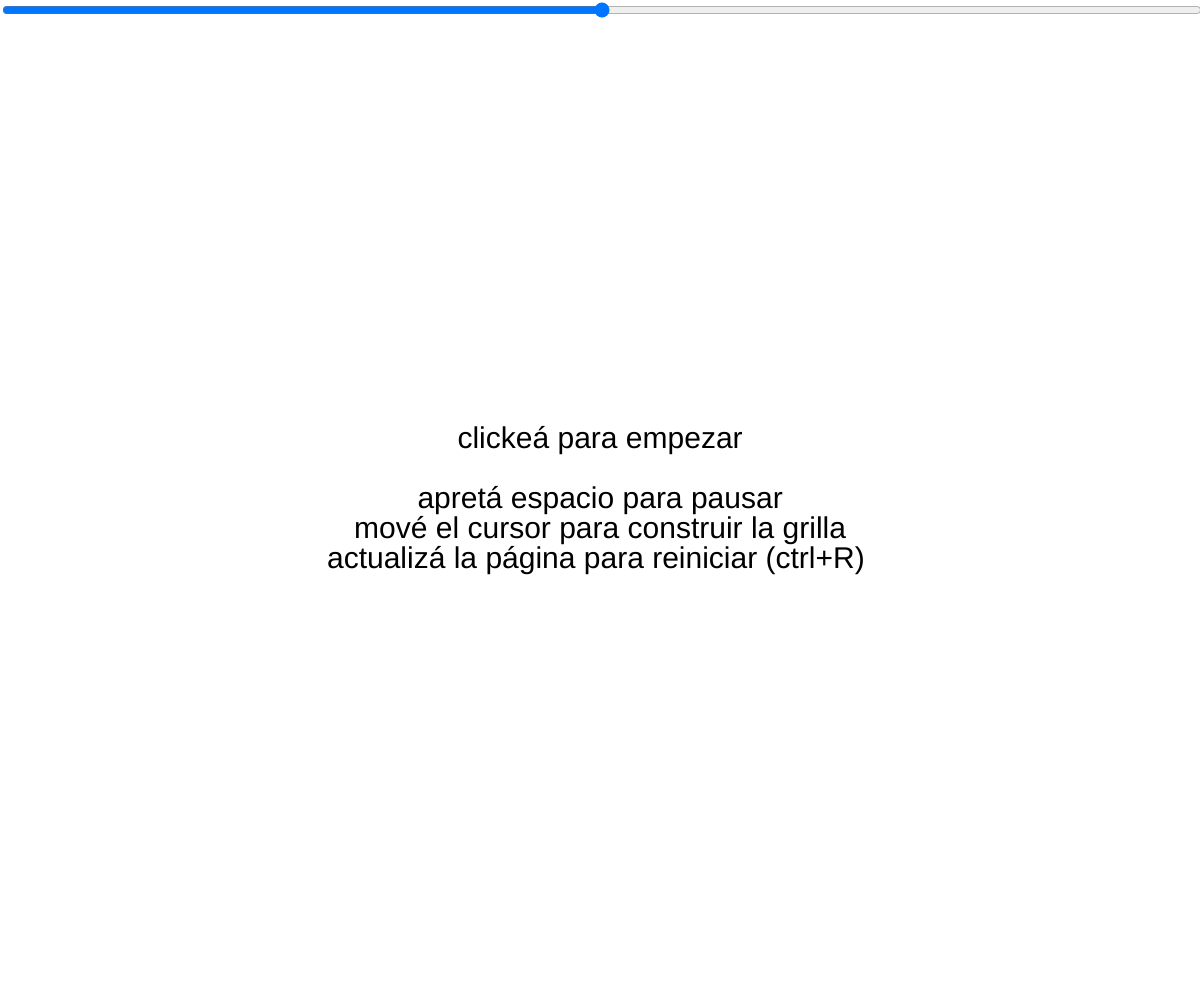
Frame 1 (no input)
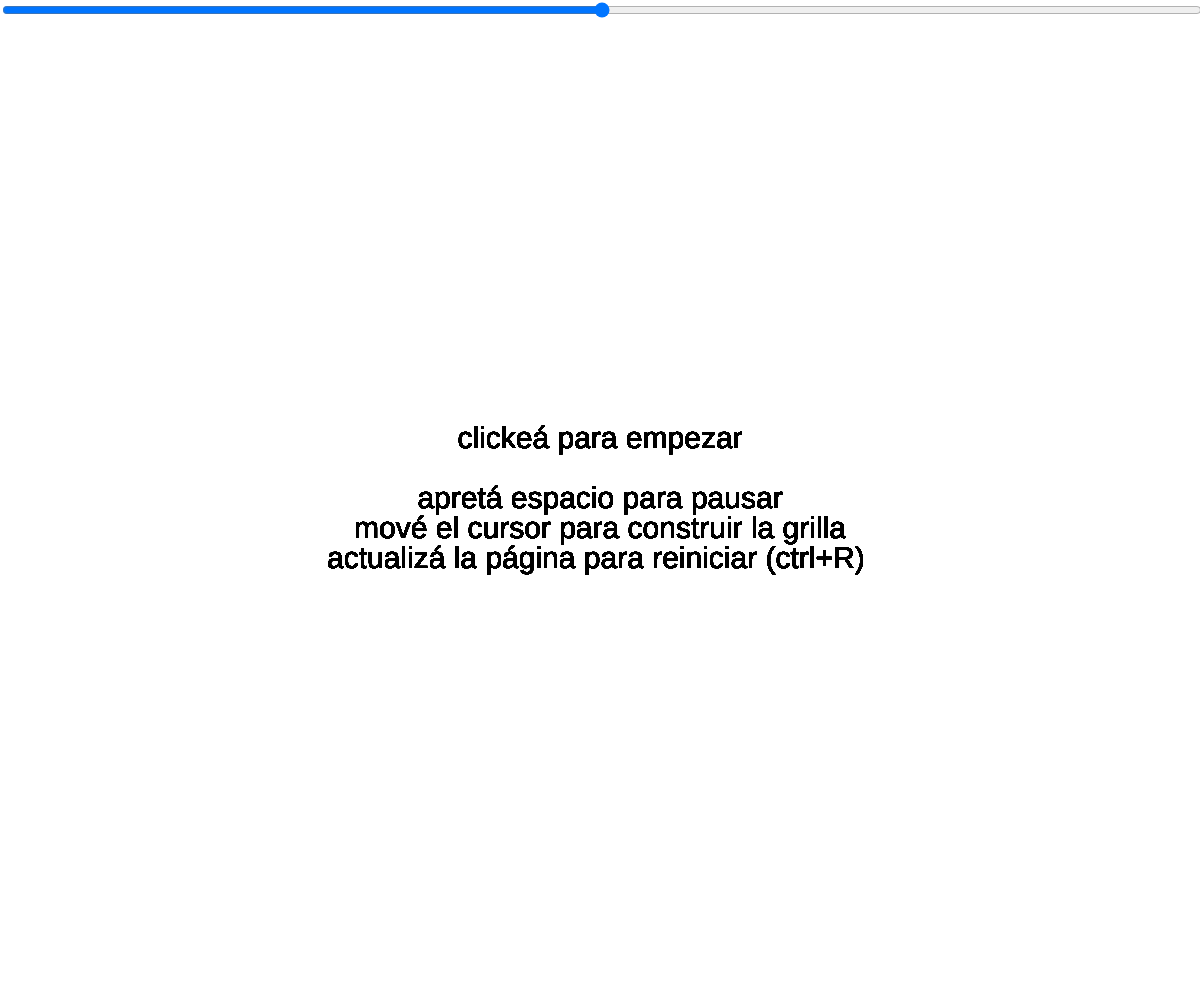
Frame 60 (no input)
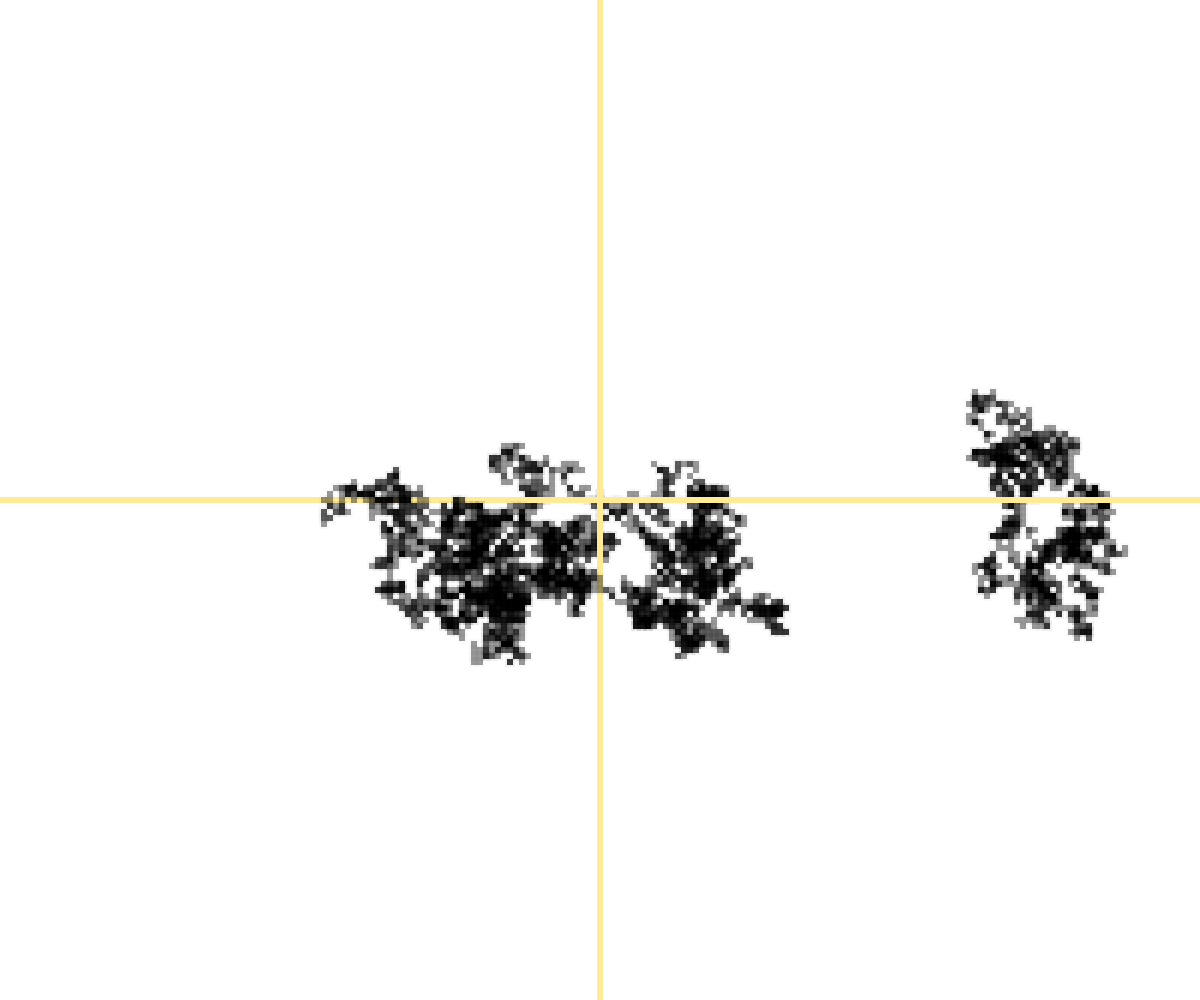
Frame 120 (the mouse pressed at the canvas centre since frame 60)

The p5.js sketch that drew these frames (run headless with seeded random() and noise() and a simulated clock; from frame 60 on, the mouse is pressed at the canvas centre):

// p5.js sketch
// ── sketch.js
let inicio = 0;
let loops = true;
let colorGrilla = true;
let fontSize = 20;

let organismo = {
  X: [],
  Y: [],
  index: -1,
  diametro: 1,
  margen: 2,
  historial: 100,
  color: 0,
  alcance: 8,
  transparencia: 100,

  // da origen a la primer célula
  nacer: function () {
    // asigna primer par de coordenadas a un punto aleatorio dentro de una grilla
    // definida por las dimensiones de la unidad mínima del organismo
    let origenX =
      Math.floor(Math.random() * Math.floor(width / this.diametro)) *
        this.diametro +
      this.diametro / 2;
    let origenY =
      Math.floor(Math.random() * Math.floor(height / this.diametro)) *
        this.diametro +
      this.diametro / 2;
    this.X.push(origenX);
    this.Y.push(origenY);
    this.index++;
  },

  // reproducción autónoma por radio de alcance de cada célula
  reproducir: function () {
    // se reproduce si hay otras células dentro del rango de la más reciente del array
    for (let i = 0; i < this.historial; i++) {
      let distanciaX = this.X[this.index] - this.X[this.index - i];
      let distanciaY = this.Y[this.index] - this.Y[this.index - i];

      if (
        distanciaX < (this.diametro + this.margen) * this.alcance &&
        distanciaY < (this.diametro + this.margen) * this.alcance
      ) {
        let nacimientoX =
          this.X[this.index] +
          this.diametro * (Math.round(Math.random() * 2) - 1);
        let nacimientoY =
          this.Y[this.index] +
          this.diametro * (Math.round(Math.random() * 2) - 1);

        // mantiene al organismo dentro de los límites de la ventana
        if (nacimientoX >= width - (this.diametro * width) / 100) {
          nacimientoX = width / 2;
        } else if (nacimientoX <= 0 + (this.diametro * width) / 100) {
          nacimientoX = width / 2;
        }

        if (nacimientoY >= height - (this.diametro * height) / 100) {
          nacimientoY = height / 2;
        } else if (nacimientoY <= 0 + (this.diametro * height) / 100) {
          nacimientoY = height / 2;
        }

        // agrega célula al array y la dibuja
        this.X.push(nacimientoX);
        this.Y.push(nacimientoY);
        this.index++;

        fill(this.color, this.transparencia);
        stroke(this.color, 5);
        strokeWeight(4);
        rectMode(CENTER);
        rect(nacimientoX, nacimientoY, this.diametro);
      }
    }
  },
};

let estructura = {
  counter: 0,
  r: 255,
  g: 255,
  b: 255,
  gradient: 10,
  base: 150,
  tope: 255,
  velocidadDeDibujo: 20,

  // dibuja líneas cruzadas en X e Y según la ubicación del mouse
  grilla: function () {
    stroke(this.r, this.g, this.b);
    strokeWeight(organismo.diametro);

    if (this.counter == 0) {
      this.r = this.tope;
      this.g = this.tope;
      this.b = this.base;
    }

    // gradiente de tono atado a la cantidad de líneas
    if (this.counter % this.velocidadDeDibujo == 0) {
      if (colorGrilla) {
        if (this.r == this.tope && this.g != this.base) {
          this.g -= this.gradient;
          this.g = constrain(this.g, this.base, this.tope);
        } else if (this.r == this.tope && this.b != this.tope) {
          this.b += this.gradient;
          this.b = constrain(this.b, this.base, this.tope);
        } else if (this.r != this.base && this.g == this.base) {
          this.r -= this.gradient;
          this.r = constrain(this.r, this.base, this.tope);
        } else if (this.g != this.tope && this.b >= this.tope) {
          this.g += this.gradient;
          this.g = constrain(this.g, this.base, this.tope);
        } else if (this.r == this.base && this.b != this.base) {
          this.b -= this.gradient;
          this.b = constrain(this.b, this.base, this.tope);
        } else if (this.r != this.tope && this.g == this.tope) {
          this.r += this.gradient;
          this.r = constrain(this.r, this.base, this.tope);
        }
      } else {
        // color hardcodeado
        this.r = 255;
        this.g = 0;
        this.b = 0;
      }

      line(mouseX, 0, mouseX, height);
      line(0, mouseY, width, mouseY);
    }

    this.counter++;
  },
};

function setup() {
  createCanvas(windowWidth, windowHeight);
  background(255);

  fontSize = width / 40;
  fontSize = constrain(fontSize, 15, 30);
  textSize(fontSize);
  textAlign(CENTER, CENTER);

  slider = createSlider(1, 11, 6, 1);
  slider.position(0, 0);
  slider.style("width", "100%");
}

function draw() {
  // permite al usuario definir el tamaño de la célula con un slider
  organismo.diametro = slider.value();

  if (inicio == 0) {
    drawWords(width / 2);
  } else {
    organismo.reproducir();
    estructura.grilla();
  }
}

function mousePressed() {
  if (mouseY > width * 0.05) {
    if (inicio == 0) {
      background(255);
      if (mouseY < height / 2) colorGrilla = false;
    }

    slider.hide();
    organismo.nacer();
    inicio++;
  }
}

function keyPressed() {
  // pausa el programa al apretar la barra espaciadora
  if (keyCode === 32) {
    loops = !loops;
  }

  if (!loops) noLoop();
  else loop();
}

function drawWords(x) {
  fill(0);
  text("clickeá para empezar", x, height / 2 - fontSize * 2);
  text("apretá espacio para pausar", x, height / 2);
  text("mové el cursor para construir la grilla", x, height / 2 + fontSize);
  text(
    "actualizá la página para reiniciar (ctrl+R) ",
    x,
    height / 2 + fontSize * 2
  );
}

// ── style.css
body {
    padding: 0;
    margin: 0;
    border: 0;
  }
